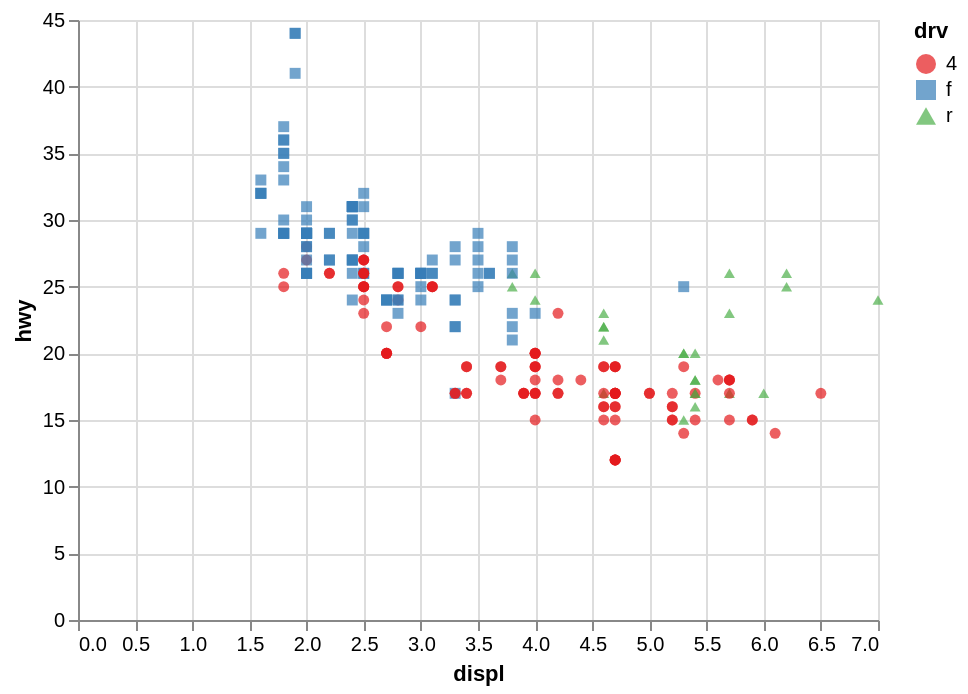

The cell this chart's notebook holds for it:
### Code cell
chart = (alt.Chart(mpg)
    .encode(
      alt.X('displ'), 
      alt.Y('hwy'), 
      color = alt.Color('drv', scale = alt.Scale(scheme = 'set1')),
      shape = alt.Shape('drv:N')
      )
    .mark_point(filled = True))

chart

### Figure 1 — Vega-Lite specification as saved in the notebook (floating-point values rounded to 4 significant figures; data arrays with more than 128 entries replaced by an {"elided": "..."} marker saying what was removed)
{"config": {"view": {"continuousWidth": 400, "continuousHeight": 300}}, "data": {"name": "data-784d2a789a5f3a352263a16b6c4cd367"}, "mark": {"type": "point", "filled": true}, "encoding": {"color": {"field": "drv", "scale": {"scheme": "set1"}, "type": "nominal"}, "shape": {"field": "drv", "type": "nominal"}, "x": {"field": "displ", "type": "quantitative"}, "y": {"field": "hwy", "type": "quantitative"}}, "$schema": "https://vega.github.io/schema/vega-lite/v4.17.0.json", "datasets": {"data-784d2a789a5f3a352263a16b6c4cd367": {"elided": "234 records"}}}
